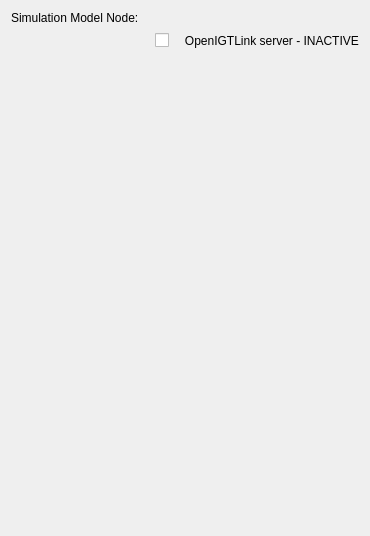
<?xml version="1.0" encoding="UTF-8"?>
<ui version="4.0">
 <class>SOFAOpenIGTLINKIF</class>
 <widget class="qMRMLWidget" name="SOFAOpenIGTLINKIF">
  <property name="geometry">
   <rect>
    <x>0</x>
    <y>0</y>
    <width>370</width>
    <height>536</height>
   </rect>
  </property>
  <layout class="QVBoxLayout" name="verticalLayout">
   <item>
    <layout class="QGridLayout" name="gridLayout">
     <item row="0" column="1">
      <widget class="qMRMLNodeComboBox" name="SOFAMRMLModelNodeComboBox">
       <property name="enabled">
        <bool>true</bool>
       </property>
       <property name="nodeTypes">
        <stringlist notr="true">
         <string>vtkMRMLModelNode</string>
        </stringlist>
       </property>
       <property name="hideChildNodeTypes">
        <stringlist notr="true"/>
       </property>
       <property name="addEnabled">
        <bool>false</bool>
       </property>
       <property name="removeEnabled">
        <bool>false</bool>
       </property>
       <property name="editEnabled">
        <bool>false</bool>
       </property>
       <property name="renameEnabled">
        <bool>false</bool>
       </property>
       <property name="interactionNodeSingletonTag">
        <string notr="true"/>
       </property>
       <property name="SlicerParameterName" stdset="0">
        <string>modelNode</string>
       </property>
      </widget>
     </item>
     <item row="1" column="0">
      <layout class="QHBoxLayout" name="horizontalLayout">
       <item>
        <spacer name="horizontalSpacer">
         <property name="orientation">
          <enum>Qt::Horizontal</enum>
         </property>
         <property name="sizeHint" stdset="0">
          <size>
           <width>118</width>
           <height>20</height>
          </size>
         </property>
        </spacer>
       </item>
       <item>
        <widget class="QCheckBox" name="serverActiveCheckBox">
         <property name="enabled">
          <bool>true</bool>
         </property>
         <property name="text">
          <string/>
         </property>
         <property name="iconSize">
          <size>
           <width>30</width>
           <height>30</height>
          </size>
         </property>
         <property name="checkable">
          <bool>true</bool>
         </property>
         <property name="checked">
          <bool>false</bool>
         </property>
         <property name="tristate">
          <bool>false</bool>
         </property>
         <property name="SlicerParameterName" stdset="0">
          <string>serverUp</string>
         </property>
        </widget>
       </item>
      </layout>
     </item>
     <item row="0" column="0">
      <widget class="QLabel" name="label">
       <property name="text">
        <string>Simulation Model Node:</string>
       </property>
      </widget>
     </item>
     <item row="1" column="1">
      <widget class="QLabel" name="OIGTLconnectionLabel">
       <property name="text">
        <string>   OpenIGTLink server - INACTIVE</string>
       </property>
      </widget>
     </item>
    </layout>
   </item>
   <item>
    <spacer name="verticalSpacer">
     <property name="orientation">
      <enum>Qt::Vertical</enum>
     </property>
     <property name="sizeHint" stdset="0">
      <size>
       <width>20</width>
       <height>40</height>
      </size>
     </property>
    </spacer>
   </item>
  </layout>
 </widget>
 <customwidgets>
  <customwidget>
   <class>qMRMLNodeComboBox</class>
   <extends>QWidget</extends>
   <header>qMRMLNodeComboBox.h</header>
  </customwidget>
  <customwidget>
   <class>qMRMLWidget</class>
   <extends>QWidget</extends>
   <header>qMRMLWidget.h</header>
   <container>1</container>
  </customwidget>
 </customwidgets>
 <resources/>
 <connections>
  <connection>
   <sender>SOFAOpenIGTLINKIF</sender>
   <signal>mrmlSceneChanged(vtkMRMLScene*)</signal>
   <receiver>SOFAMRMLModelNodeComboBox</receiver>
   <slot>setMRMLScene(vtkMRMLScene*)</slot>
   <hints>
    <hint type="sourcelabel">
     <x>213</x>
     <y>267</y>
    </hint>
    <hint type="destinationlabel">
     <x>170</x>
     <y>58</y>
    </hint>
   </hints>
  </connection>
 </connections>
</ui>
